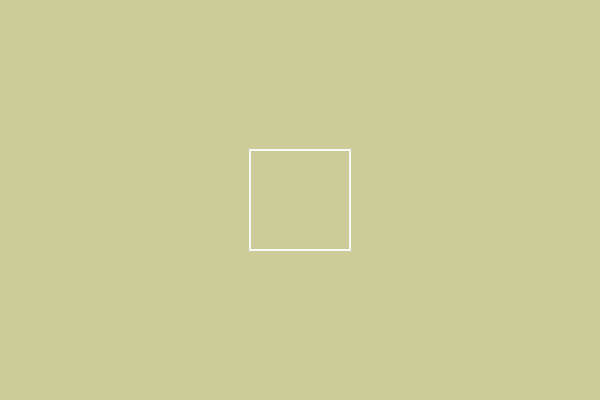
Frame 1 (no input)
Frame 60 (no input): identical to frame 1, image omitted
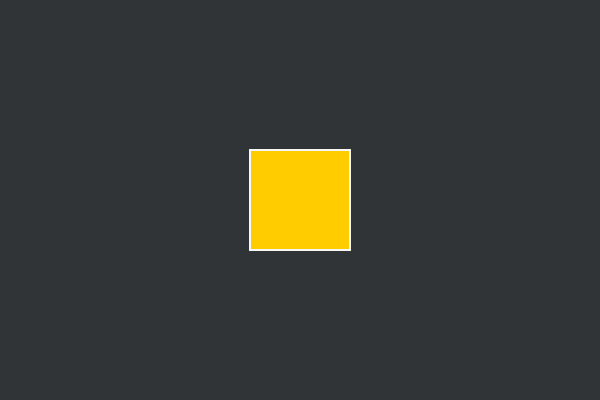
Frame 120 (the mouse pressed at the canvas centre since frame 60)

The p5.js sketch that drew these frames (run headless with seeded random() and noise() and a simulated clock; from frame 60 on, the mouse is pressed at the canvas centre):

// p5.js sketch
// ── sketch.js
// Boolean values
var on = false

function setup() {
  createCanvas(600, 400)
}

function draw() {
  if (on) {
    background('#313437')
  } else {
    background('#cccc99')
  }
  stroke('#F7F7F7')
  strokeWeight(2)
  noFill()
  if (mouseX > 250 && mouseX < 350 && mouseY > 150 && mouseY < 250) {
    fill('#ffcc00')
  }
  rectMode(CENTER)
  rect(300, 200, 100, 100)
}

function mousePressed() {
  if (mouseX > 250 && mouseX < 350 && mouseY > 150 && mouseY < 250) {
    on = !on
  }
}
